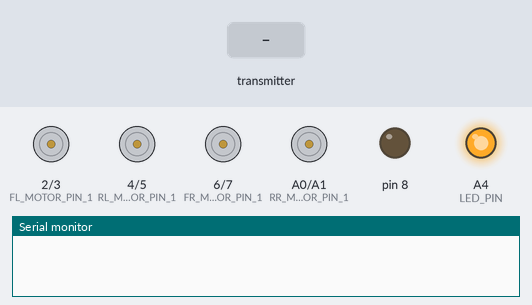
A sketch run on a simulated Arduino Uno, built with avr-gcc and run on an emulated ATmega328P. Shown: motor-driver pin pairs drawn as motors (green arrow = first pin HIGH = forward, orange = second pin HIGH = backward, longer = more drive), output pins drawn as LEDs (lit = HIGH), the last lines printed to the serial monitor. The test bench sets the inputs (shaded band). No radio packets arrive unless stated.

Above: at 1.2 s.
1.3 s: the transmitter starts sending coordX = 0
At 2.5 s:
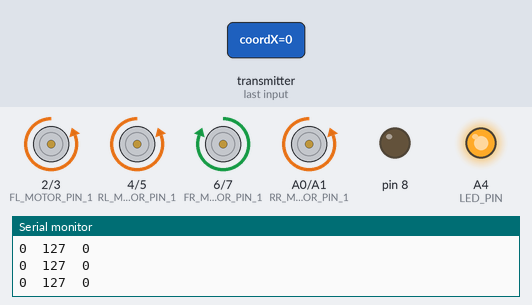
2.8 s: the transmitter starts sending coordX = 64
At 4.0 s:
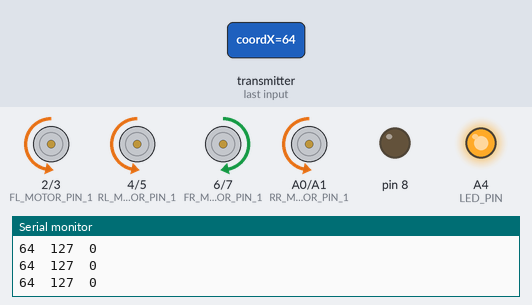
4.3 s: the transmitter starts sending coordX = 255
At 4.7 s:
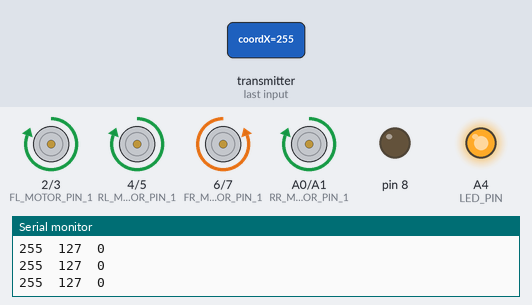
5.8 s: the transmitter starts sending coordX = 0
At 7.2 s:
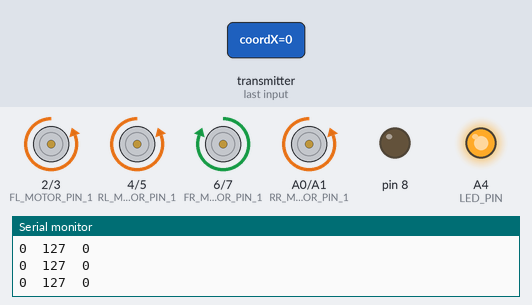
Timing chart, 0 to 8.3 s (numbered marks = the images above; inputs shaded):
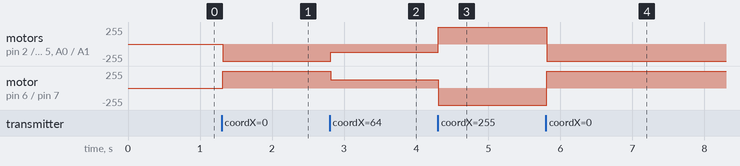

Measured:
- after the input at 1.3 s, motor on pin 2 (FL_MOTOR_PIN_1) / pin 3 (FL_MOTOR_PIN_2), motor on pin 4 (RL_MOTOR_PIN_1) / pin 5 (RL_MOTOR_PIN_2), motor on A0 (RR_MOTOR_PIN_1) / A1 (RR_MOTOR_PIN_2): stopped → backward 255/255 at once; motor on pin 6 (FR_MOTOR_PIN_1) / pin 7 (FR_MOTOR_PIN_2): stopped → forward 255/255 at once
- after the input at 2.8 s, motor on pin 2 (FL_MOTOR_PIN_1) / pin 3 (FL_MOTOR_PIN_2), motor on pin 4 (RL_MOTOR_PIN_1) / pin 5 (RL_MOTOR_PIN_2), motor on A0 (RR_MOTOR_PIN_1) / A1 (RR_MOTOR_PIN_2): backward 255/255 → backward 126/255 at once; motor on pin 6 (FR_MOTOR_PIN_1) / pin 7 (FR_MOTOR_PIN_2): forward 255/255 → forward 126/255 at once
- after the input at 4.3 s, motor on pin 2 (FL_MOTOR_PIN_1) / pin 3 (FL_MOTOR_PIN_2), motor on pin 4 (RL_MOTOR_PIN_1) / pin 5 (RL_MOTOR_PIN_2), motor on A0 (RR_MOTOR_PIN_1) / A1 (RR_MOTOR_PIN_2): backward 126/255 → forward 255/255 at once; motor on pin 6 (FR_MOTOR_PIN_1) / pin 7 (FR_MOTOR_PIN_2): forward 126/255 → backward 255/255 at once
- after the input at 5.8 s, motor on pin 2 (FL_MOTOR_PIN_1) / pin 3 (FL_MOTOR_PIN_2), motor on pin 4 (RL_MOTOR_PIN_1) / pin 5 (RL_MOTOR_PIN_2), motor on A0 (RR_MOTOR_PIN_1) / A1 (RR_MOTOR_PIN_2): forward 255/255 → backward 255/255 at once; motor on pin 6 (FR_MOTOR_PIN_1) / pin 7 (FR_MOTOR_PIN_2): backward 255/255 → forward 255/255 at once

The sketch:

racse2.ino
```cpp
#include <SPI.h>
#include <nRF24L01.h>
#include <RF24.h>
#include <SoftPWM.h>

struct Data {
  byte coordX = 128;
  byte coordY = 127;
  bool isButtonPressed = false;
};

RF24 radio(9, 10); // CE, CSN

const byte address[6] = "00001";

Data currentData;

#define LED_PIN A4

#define FL_MOTOR_PIN_1 2
#define FL_MOTOR_PIN_2 3

#define FR_MOTOR_PIN_1 6
#define FR_MOTOR_PIN_2 7

#define RL_MOTOR_PIN_1 4
#define RL_MOTOR_PIN_2 5

#define RR_MOTOR_PIN_1 A0
#define RR_MOTOR_PIN_2 A1

#define FL 0
#define FR 1
#define RL 2
#define RR 3

#define FORWARD 0
#define BACKWARD 1

void setup() {
  pinMode(2, OUTPUT);
  pinMode(3, OUTPUT);
  pinMode(4, OUTPUT);
  pinMode(5, OUTPUT);
  pinMode(6, OUTPUT);
  pinMode(7, OUTPUT);
  pinMode(8, OUTPUT);
  pinMode(9, OUTPUT);
  pinMode(A0, OUTPUT);
  pinMode(A1, OUTPUT);
  pinMode(LED_PIN, OUTPUT);

  SoftPWMBegin();

  Serial.begin(115200);

  initRadio();

  digitalWrite(LED_PIN, HIGH);
}

void initRadio() {
  radio.begin();
  //Append ACK packet from the receiving radio back to the transmitting radio
  radio.setAutoAck(true); //(true|false)
  //Set the transmission datarate
  radio.setDataRate(RF24_250KBPS); //(RF24_250KBPS|RF24_1MBPS|RF24_2MBPS)
  //Greater level = more consumption = longer distance
  radio.setPALevel(RF24_PA_MAX); //(RF24_PA_MIN|RF24_PA_LOW|RF24_PA_HIGH|RF24_PA_MAX)
  //Default value is the maximum 32 bytes1
  radio.setPayloadSize(sizeof(currentData));
  //Act as receiver
  radio.openReadingPipe(0, address);

  radio.startListening();
}

void ChangeMotorSpeed(int motor, int motorSpeed, int motorDirection) {
  if (motorDirection == FORWARD) {
    switch (motor) {
      case FL:
        SoftPWMSet(FL_MOTOR_PIN_1, 0);
        SoftPWMSet(FL_MOTOR_PIN_2, motorSpeed);
        break;

      case FR:
        SoftPWMSet(FR_MOTOR_PIN_1, motorSpeed);
        SoftPWMSet(FR_MOTOR_PIN_2, 0);
        break;

      case RL:
        SoftPWMSet(RL_MOTOR_PIN_1, 0);
        SoftPWMSet(RL_MOTOR_PIN_2, motorSpeed);
        break;

      case RR:
        SoftPWMSet(RR_MOTOR_PIN_1, 0);
        SoftPWMSet(RR_MOTOR_PIN_2, motorSpeed);
        break;
    }
  }

  else {
    switch (motor) {
      case FL:
        SoftPWMSet(FL_MOTOR_PIN_1, motorSpeed);
        SoftPWMSet(FL_MOTOR_PIN_2, 0);
        break;

      case FR:
        SoftPWMSet(FR_MOTOR_PIN_1, 0);
        SoftPWMSet(FR_MOTOR_PIN_2, motorSpeed);
        break;

      case RL:
        SoftPWMSet(RL_MOTOR_PIN_1, motorSpeed);
        SoftPWMSet(RL_MOTOR_PIN_2, 0);
        break;

      case RR:
        SoftPWMSet(RR_MOTOR_PIN_1, motorSpeed);
        SoftPWMSet(RR_MOTOR_PIN_2, 0);
        break;
    }
  }
}

void SoftStopMotors() {
  SoftPWMSet(FL_MOTOR_PIN_1, 0);
  SoftPWMSet(FL_MOTOR_PIN_2, 0);

  SoftPWMSet(RL_MOTOR_PIN_1, 0);
  SoftPWMSet(RL_MOTOR_PIN_2, 0);

  SoftPWMSet(FR_MOTOR_PIN_1, 0);
  SoftPWMSet(FR_MOTOR_PIN_2, 0);

  SoftPWMSet(RR_MOTOR_PIN_1, 0);
  SoftPWMSet(RR_MOTOR_PIN_2, 0);
}

void ControlLogic(Data currentData) {
  currentData.coordX = map(currentData.coordX, 0, 255, 255, 0);
  currentData.coordY = map(currentData.coordY, 0, 255, 255, 0);

  if (currentData.coordX > 125 && currentData.coordX < 132) {
    if (currentData.coordY > 124 && currentData.coordY < 130) {
      SoftStopMotors();
      return 0;
    }
  }

  if (currentData.coordX >= 132) {
    int mappedX = map(currentData.coordX, 128, 255, 0, 255);

    ChangeMotorSpeed(FL, mappedX, FORWARD);
    ChangeMotorSpeed(FR, mappedX, FORWARD);
    ChangeMotorSpeed(RL, mappedX, FORWARD);
    ChangeMotorSpeed(RR, mappedX, FORWARD);
  }

  else if (currentData.coordX <= 125) {
    int mappedX = map(currentData.coordX, 0, 128, 255, 0);

    ChangeMotorSpeed(FL, mappedX, BACKWARD);
    ChangeMotorSpeed(FR, mappedX, BACKWARD);
    ChangeMotorSpeed(RL, mappedX, BACKWARD);
    ChangeMotorSpeed(RR, mappedX, BACKWARD);
  }

  else if (currentData.coordY >= 130) {
    int mappedX = map(currentData.coordX, 128, 255, 0, 255);
    int mappedY = map(currentData.coordY, 127, 255, 0, 255);

    int turnValue = constrain(mappedX - mappedY, 0, 255);

    ChangeMotorSpeed(FL, mappedX, FORWARD);
    ChangeMotorSpeed(RL, mappedX, FORWARD);

    ChangeMotorSpeed(FR, turnValue, FORWARD);
    ChangeMotorSpeed(RR, turnValue, FORWARD);
  }

  else if (currentData.coordY <= 124) {
    int mappedX = map(currentData.coordX, 128, 255, 0, 255);
    int mappedY = map(currentData.coordY, 0, 127, 0, 255);

    int turnValue = constrain(mappedX - mappedY, 0, 255);

    ChangeMotorSpeed(FL, turnValue, FORWARD);
    ChangeMotorSpeed(RL, turnValue, FORWARD);

    ChangeMotorSpeed(FR, mappedX, FORWARD);
    ChangeMotorSpeed(RR, mappedX, FORWARD);
  }
}

void loop() {
  if (radio.available() > 0) {
    radio.read(&currentData, sizeof(currentData));
    Serial.print(currentData.coordX);
    Serial.print("\t");
    Serial.print(currentData.coordY);
    Serial.print("\t");
    Serial.println(currentData.isButtonPressed);
  }

  ControlLogic(currentData);
}
```
